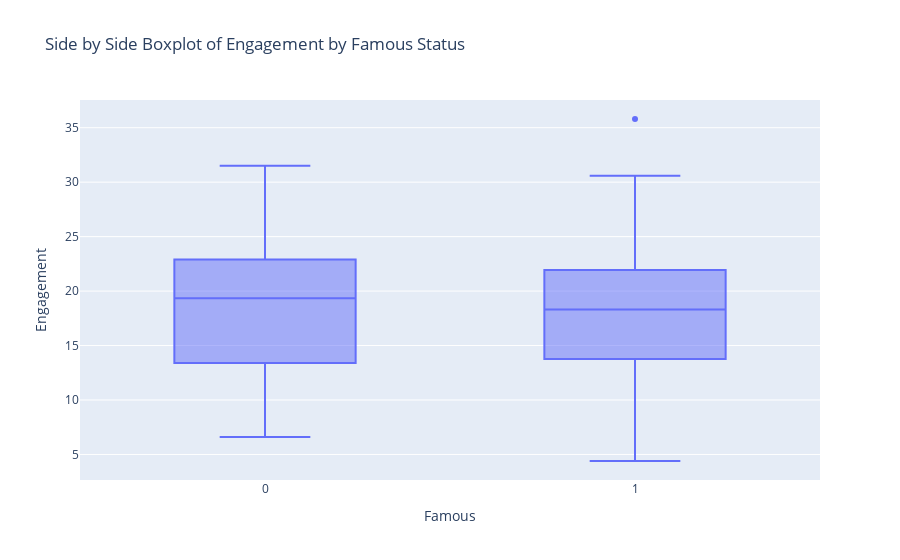

The notebook cell saved with this chart:
### Code cell
fig = px.box(tiktok, x="Famous", y="Engagement", title="Side by Side Boxplot of Engagement by Famous Status")
fig.show()

### Figure 1 — Plotly figure (JSON) as saved in the notebook; plotly's stock layout.template omitted (floating-point values rounded to 4 significant figures; data arrays with more than 128 entries replaced by an {"elided": "..."} marker saying what was removed)
{"data": [{"alignmentgroup": "True", "hovertemplate": "Famous=%{x}<br>Engagement=%{y}<extra></extra>", "legendgroup": "", "marker": {"color": "#636efa"}, "name": "", "notched": false, "offsetgroup": "", "orientation": "v", "showlegend": false, "type": "box", "x": {"elided": "256 int values"}, "x0": " ", "xaxis": "x", "y": {"elided": "256 float values"}, "y0": " ", "yaxis": "y"}], "layout": {"boxmode": "group", "legend": {"tracegroupgap": 0}, "title": {"text": "Side by Side Boxplot of Engagement by Famous Status"}, "xaxis": {"anchor": "y", "domain": [0, 1], "title": {"text": "Famous"}}, "yaxis": {"anchor": "x", "domain": [0, 1], "title": {"text": "Engagement"}}}}
